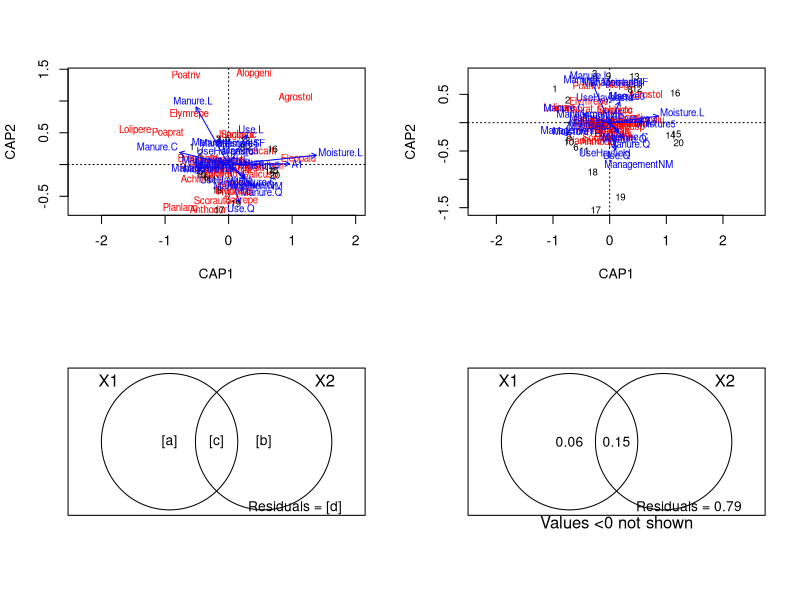

Reproduce this figure in R.
## dbRDA 

require(vegan)

# 多樣性資料
data(dune)
dune

# 環境資料
data(dune.env)
dune.env

# 環境資料標準化
dune.env.std <- dune.env
dune.env.std$A1 <- decostand(dune.env[,1] , method="standardize", MARGIN=2)

# dbRDA
dbRDA.fit <- capscale(dune ~ A1+Moisture+Management+Use+Manure , data=dune.env, dist="bray")
summary(dbRDA.fit)

dbRDA.fit.std <- capscale(dune ~ A1+Moisture+Management+Use+Manure , data=dune.env.std, dist="bray")
summary(dbRDA.fit.std)

par(mfrow=c(2,2))
plot(dbRDA.fit, scaling=1)
plot(dbRDA.fit, scaling=2)

# partition of variation
varpart.fit <- varpart(dune, ~A1+Moisture+Manure+Use, ~Management, data=dune.env.std, transfo="norm", scale = T)
showvarparts(2)
varpart.fit
plot(varpart.fit)
